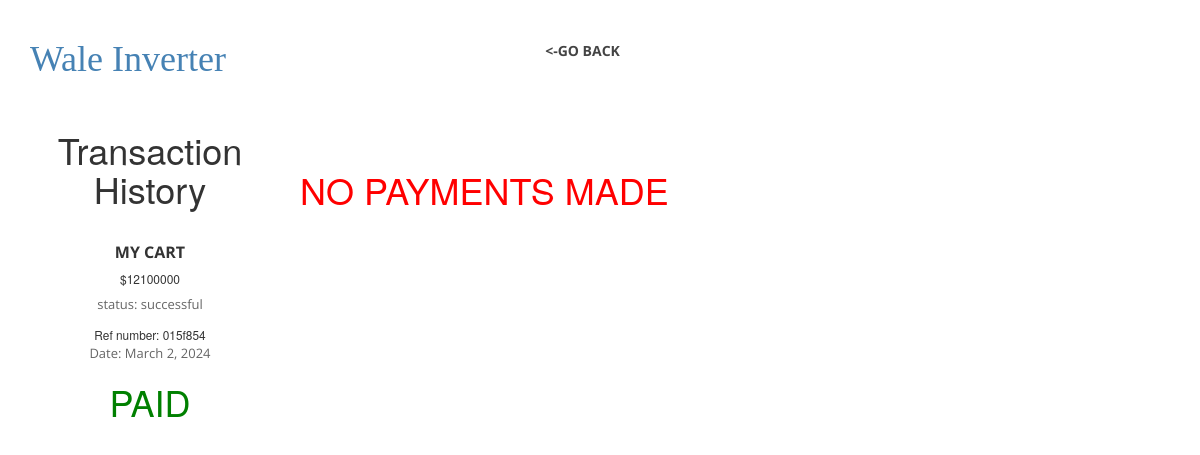
Screenshot of /trans-hist/ (signed in) with the database file from the repository.
### solar/models.py (models this page shows)
class PayCart(models.Model):
    user= models.ForeignKey(User, on_delete=models.CASCADE)
    cart= models.CharField(max_length=25)
    amount= models.IntegerField()
    email= models.EmailField(default='none@gmail.com')
    commission= models.DecimalField(max_digits=10, decimal_places=2, default=0)
    ref= models.CharField(max_length=7)
    transaction= models.CharField(max_length=25, default= "unconfirmed")
    date= models.DateField(auto_now_add= True)

### solar/views.py (the view)
# urls.py: path('trans-hist/', views.transaction_history, name="trans-hist"),
@login_required
def transaction_history(request):
    payments= Payment.objects.filter(user= request.user).order_by('-date')
    paycart= PayCart.objects.filter(user=request.user).order_by('-date')
    context= {
        'payments': payments,
        'paycarts': paycart
    }
    return render(request, 'trans-hist.html', context)

### templates/trans-hist.html (shortened to what this page needs)
{% load static %}
<!DOCTYPE html>
<html lang="en">
  <head>
    <link rel="stylesheet" href="{% static 'css/bootstrap.css' %}">
    <link rel="stylesheet" href="{% static 'css/font-awesome.css' %}">
    <link rel="stylesheet" href="{% static 'css/templatemo_style.css' %}">
    <link rel="stylesheet" href="{% static 'css/templatemo_misc.css' %}">
    <link rel="stylesheet" href="{% static 'css/flexslider.css' %}">
    <link rel="stylesheet" href="{% static 'css/testimonails-slider.css' %}">
    </head>
<body>
<div id="main-header">
    <div class="container">
        <div class="row">
            <div class="col-md-3">
                <div class="logo">
                    <a href="#"><h1 style="color: steelblue; font-family: Georgia, 'Times New Roman', Times, serif;">Wale Inverter</h1></a>
                </div>
            </div>
            <div class="col-md-6">
                <div class="main-menu">
                    <ul>
                      <li><a href="{% url 'profile' %}"> <-Go Back </a></li>
                    </ul>
                </div>
            </div>
        </div>
    </div>
</div>
<div class="col-md-3 col-sm-6">
  <div class="service-item">
    <div class="icon">
      <h1>Transaction History</h1>
    </div>
  </div>
</div>
<br>
<br>
{% if payments %}
{% for payment in payments %}
<div class="col-md-3 col-sm-6">
    <div class="service-item">
                <h4>{{payment.product}}</h4>
                <h6>${{payment.amount}}</h6>
                <p>status: {{payment.transaction}}</p>
                <small>Ref number: <span>{{payment.ref}}</span></small>
                <p>Date: {{payment.date}}</p>
                {% if payment.transaction == 'successful' %}
                <h1 style="color: green;">PAID</h1>
                {% elif payment.transaction == 'unsuccessful' %}
                <h1 style="color: red;">Try again</h1>
                {% else %}
                <a href="{% url 'init-payment' payment.pk %}"><button class="btn btn-primary">proceed to pay</button></a>
                {% endif %}
      </div>
</div>
{% endfor %}
{% else %}
<h1 style="color: red;">NO PAYMENTS MADE</h1>
{% endif %}
{% if paycarts %}
{% for paycart in paycarts %}
<div class="col-md-3 col-sm-6">
    <div class="service-item">
                <h4>{{paycart.cart}}</h4>
                <h6>${{paycart.amount}}</h6>
                <p>status: {{paycart.transaction}}</p>
                <small>Ref number: <span>{{paycart.ref}}</span></small>
                <p>Date: {{paycart.date}}</p>
                {% if paycart.transaction == 'successful' %}
                <h1 style="color: green;">PAID</h1>
                {% elif paycart.transaction == 'unsuccessful' %}
                <h1 style="color: red;">Try again</h1>
                {% else %}
                <a href="{% url 'paycart' paycart.pk %}"><button class="btn btn-primary">proceed to pay</button></a>
                {% endif %}
      </div>
</div>
{% endfor %}
{% else %}
<h1 style="color: red;">NO CART PAYMENTS MADE</h1>
{% endif %}
  </body>
</html>

### static/css/templatemo_style.css (style rules this page uses)
a { text-decoration: none; color: #f78e21; }
p { font-family: 'Open Sans', sans-serif; font-size: 13px; color: #666; }
*, *:before, *:after { -moz-box-sizing: border-box; -webkit-box-sizing: border-box; box-sizing: border-box; }
.logo { padding: 20px 0; }
.main-menu ul { padding: 0px; margin: 0px; text-align: center; }
.main-menu li { list-style: none; display: inline-block; padding: 40px 0; }
.main-menu a { font-family: 'Open Sans', sans-serif; font-weight: 700; font-size: 14px; color: #444; text-transform: uppercase; margin-right: 35px; }
.service-item { text-align: center; }
.service-item h4 { font-family: 'Open Sans', sans-serif; font-size: 16px; font-weight: 700; color: #333; text-transform: uppercase; margin-top: 25px; }
@media screen and (min-width: 995px) { body { overflow-x: hidden; } }

### rows the page displays
PayCart: cart "MY CART", amount "12100000", transaction "successful", ref "015f854", date "March 2, 2024", shows "PAID"
